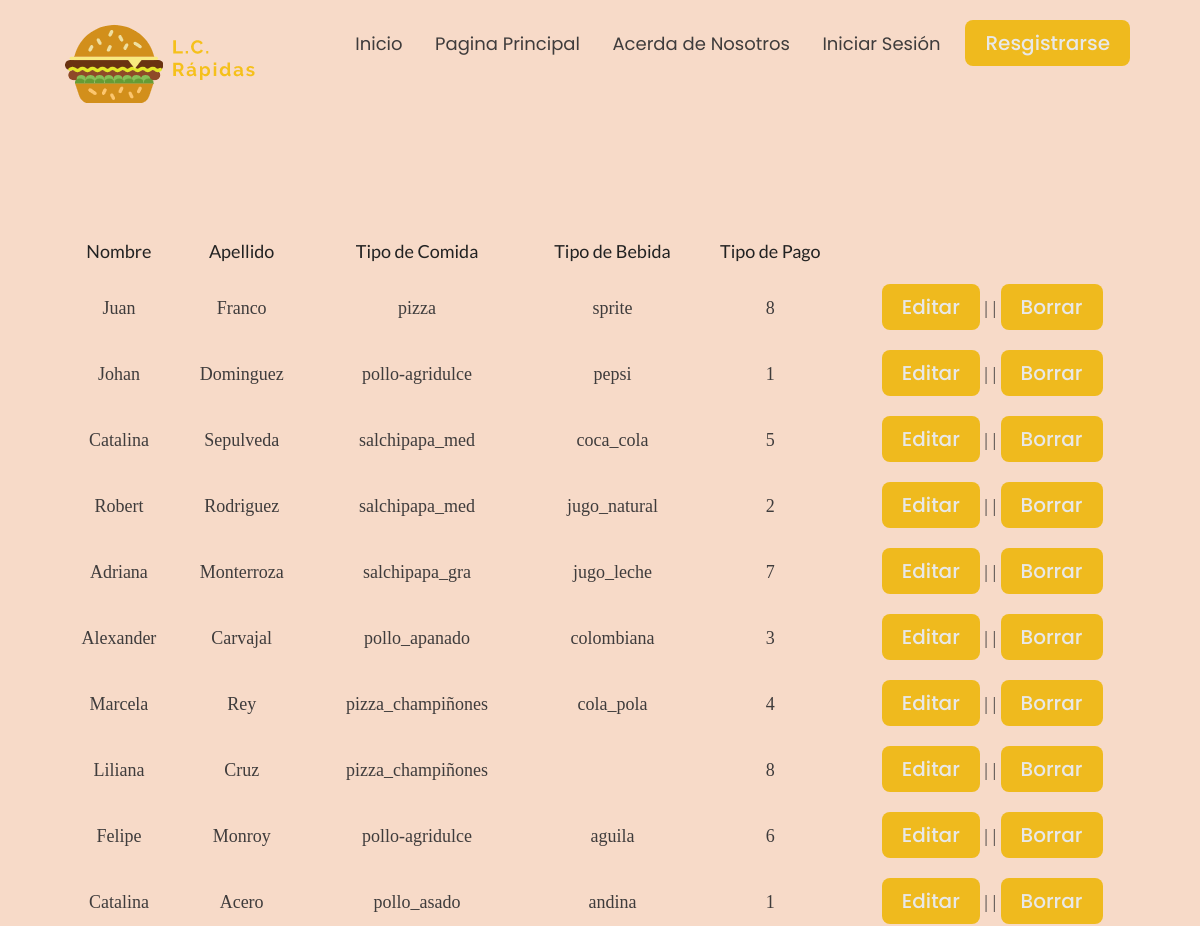
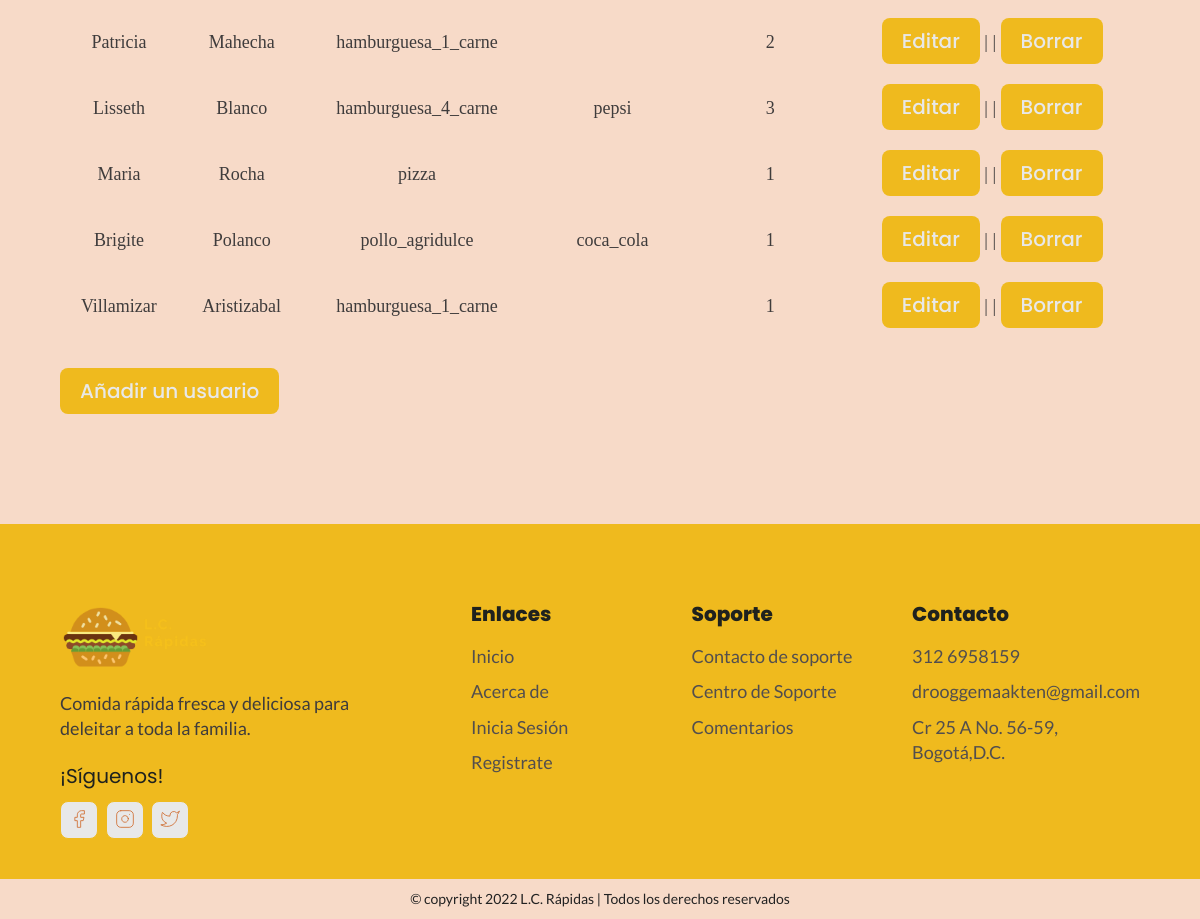
Page /login/crud.php on the committed database (2 pictures, top to bottom).
### tables this page shows
create table cliente_local (
id_cliente_local int primary key auto_increment not null,
nombre varchar(50) not null,		
apellido varchar(50),
tipo_comida varchar(20) not null,
tipo_bebida varchar(20),
tipo_pago varchar(20) not null
);

### login/crud.php (the view, shortened to what this page needs)
<?php
include_once("db/login-conn.php");
$resultado = mysqli_query($conn, "select * from cliente_local");
?>
<!DOCTYPE html>
<html>
<head>
    <link rel="stylesheet" type="text/css" href="../reset.css">
    <link rel="stylesheet" type="text/css" href="../estiloGlobal.css">
    <link rel="stylesheet" href="../componentes.css">
    <link rel="stylesheet" href="login-estilos.css">
    <link rel="stylesheet" href="crud.css">
    <link rel="stylesheet" href="https://unpkg.com/aos@next/dist/aos.css"/>
</head>
<body>
<?php
include_once 'barranav.php';
?>
<section id="crud" data-aos="fade-up">
        <div class="contenedor">
            <div class="usuario__añadir">
                <table>
                    <tr>
                        <th>Nombre</th> <th>Apellido</th> <th>Tipo de Comida</th> <th>Tipo de Bebida</th> <th>Tipo de Pago</th>
                    </tr>
                    <?php
                    while($datos_usuarios = mysqli_fetch_array($resultado)) {
                        echo "<tr>";
                        echo "<td>".$datos_usuarios['nombre']."</td>";
                        echo "<td>".$datos_usuarios['apellido']."</td>";
                        echo "<td>".$datos_usuarios['tipo_comida']."</td>";
                        echo "<td>".$datos_usuarios['tipo_bebida']."</td>";
                        echo "<td>".$datos_usuarios['tipo_pago']."</td>";
                        echo "<td><a class= 'btn primario-btn' href='editar.php?id=$datos_usuarios[id_cliente_local]'>Editar</a> | | <a class='btn primario-btn' href='borrar.php?id=$datos_usuarios[id_cliente_local]'>Borrar</a></td></tr>";
                    }
                ?>
                </table>
            </div>
        <a class="btn primario-btn" href="añadir.php">Añadir un usuario</a><br/><br/>
    </div>
</section>
<?php
include_once 'piedepagina.php';
?>
</body>
</html>

### login/barranav.php (shortened to what this page needs)
<header id="topnav">
<div class="nav">
	<div class="contenedor">
		<div class="nav__wrapper">
			<a href="../index.html" class="logo">
				<img src="../imagen/logo.png" alt="lcrapidas">
			</a>
			<nav>
				<ul class="nav__lista">
					<div class="nav__lista__wrapper">
						<li> <a href="inicio.php" class="nav__enlace">Inicio</a></li>
						<li> <a href="../index.html" class="nav__enlace">Pagina Principal</a></li>
						<li> <a href="acerca.php" class="nav__enlace">Acerda de Nosotros</a></li>
						<?php
						if (isset($_SESSION["id_usuarios"])) {
							echo "<li> <a href='crud.php' class='nav__enlace'>Perfil</a></li>";
							echo "<li> <a href='db/cerrarsesion.php' class='btn primario-btn'>Cerrar Sesión</a></li>";
						}
						else {
							echo "<li> <a href='login.php' class='nav__enlace'>Iniciar Sesión</a></li>";
							echo "<li> <a href='registro.php' class='btn primario-btn'>Resgistrarse</a></li>";
						}
						?>
					</div>
				</ul>
			</nav>
		</div>
	</div>
</div>
</header>

### login/piedepagina.php (shortened to what this page needs)
<footer>
	<div class="contenedor">
		<div class="wrapper__piedepagina">
		<div class="piedepagina__col1">
			<div class="piedepagina__logo">
				<img src="../imagen/logo.png" alt="lcrapidas_logo">
			</div>
			<p class="piedepagina__desc">Comida rápida fresca y deliciosa para deleitar a toda la familia.
			</p>
			<div class="piedepagina__rrss">
			<h4 class="piedepagina__rrss__titulo">¡Síguenos!</h4>
			<ol>
				<li>
					<a href="#">
						<svg
						xmlns="http://www.w3.org/2000/svg"
						width="24"
						height="24"
						viewBox="0 0 24 24"
						fill="none"
						stroke="currentColor"
						stroke-width="1"
						stroke-linecap="round"
						stroke-linejoin="round">
						<path d="M18 2h-3a5 5 0 0 0-5 5v3H7v4h3v8h4v-8h3l1-4h-4V7a1 1 0 0 1 1-1h3z" />
					    </svg>
					</a>
				</li>
				<li>
					<a href="#">
					</a>
				</li>
				<li>
					<a href="#">
					</a>
				</li>
			</ol>
			</div>
		</div>
		<div class="piedepagina__col2">
			<h3 class="piedepagina__texto__titulo">
				Enlaces
			</h3>
			<ol class="piedepagina__texto">
				<li>
				<a href="inicio.php">Inicio</a>
				</li>
				<li>
				<a href="acerca.php">Acerca de</a>
				</li>
				<li>
				<a href="login.php">Inicia Sesión</a>
				</li>
				<li>
				<a href="registro.php">Registrate</a>
				</li>
			</ol>
		</div>
		<div class="piedepagina__col3">
			<h3 class="piedepagina__texto__titulo">
				Soporte
			</h3>
			<ol class="piedepagina__texto">
				<li>
				<a href="#">Contacto de soporte</a>
				</li>
				<li>
				<a href="#">Centro de Soporte</a>
				</li>
				<li>
				<a href="#">Comentarios</a>
				</li>
			</ol>
		</div>
		<div class="piedepagina__col4">
			<h3 class="piedepagina__texto__titulo">
				Contacto
			</h3>
			<ol class="piedepagina__texto">
				<li>
				<a href="tel:312 6958159">312 6958159</a>
				</li>
				<li>
				<a href="mailto:drooggemaakten@gmail.com">drooggemaakten@gmail.com</a>
				</li>
				<li>
				<a href="#">Cr 25 A No. 56-59, Bogotá,D.C.</a>
				</li>
			</ol>
		</div>
	</div>
</footer>
<div id="copyright">
	<div class="contenedor">
		<p class="copyright__texto">
			© copyright 2022 L.C. Rápidas | Todos los derechos reservados
		</p>
	</div>
</div>

### estiloGlobal.css (style rules this page uses)
html { font-size: 10px; overflow-x: hidden; }
:root { --green-1: #26643b; --green-2: #a2de96; --red-1: #c83737; --lightyellow-1: #fad465; --lightyellow-2: #f8c327; --yellow-1: #9f7700; --yellow-2: #efba1e; --beige-1: #f7dac8; --beige-2: #efb490; --beige-3: #cf6b30; --black-1: #1f221e; --black-2: #3f3c3c; --black-3: #524e4e; --white-1: #e8e8e8; --outline-hover: .2rem solid var(--black-1); --box-shadow: 0 .5rem 1.5rem rgba(0,0,0,.1); }
body { background-color: var(--beige-1); overflow-x: hidden; }
section { padding: 100px 0; }
.contenedor { max-width: 1200px; width: 90%; margin: 0 auto; }
img { width: 100%; height: 100%; object-fit: contain; }
h1, h2, h3, h4 { font-family: 'Poppins', sans-serif; }
p { font-family: 'Lato', sans-serif; font-weight: 400; line-height: 1.4em; font-size: 1.8rem; }
a { display: inline-block; text-decoration: none; }

### componentes.css (style rules this page uses)
.nav { padding: 2rem 0; }
.nav__wrapper { display: flex; justify-content: space-between; }
.nav__lista li { display: inline-block; margin: 0 1rem; }
.nav__lista .nav__enlace { font-size: 1.8rem; font-family: 'Poppins'; color: var(--black-2); padding: 0.5rem; }
.btn { color: var(); font-family: 'Poppins'; font-weight: 500; border-radius: 8px; font-size: 1.4rem; padding: 1.2rem 2rem; }
.primario-btn { color: var(--white-1); background-color: var(--yellow-2); }
@media only screen and (min-width: 768px) { .btn { padding: 1.3rem 2rem; font-size: 2rem; } }
footer { background: var(--yellow-2); padding-top: 5rem; padding-bottom: 2rem; }
.wrapper__piedepagina { display: flex; flex-direction: column; gap: 3rem; }
.piedepagina__logo { width: 150px; margin-bottom: 2rem; }
.piedepagina__desc { font-size: 1.4rem; color: var(--black-2); margin-bottom: 2rem; }
.piedepagina__rrss__titulo { font-size: 1.8rem; color: var(--black-1); margin-bottom: 1rem; }
.piedepagina__rrss li { display: inline-block; margin-right: 0.5rem; }
.piedepagina__rrss a { padding: .5rem .8rem; background-color: var(--white-1); border: 1px solid var(--yellow-2); border-radius: 8px; }
.piedepagina__rrss svg { width: 20px; color: var(--beige-3); }
.piedepagina__texto__titulo { font-size: 1.8rem; margin-bottom: 1rem; color: var(--black-1); font-weight: 750; }
.piedepagina__texto a { font-size: 1.4rem; margin-bottom: 0.5rem; color: var(--black-3); font-family: Lato; font-weight: 500; line-height: 1.4em; }
@media only screen and (min-width: 768px) { footer { padding-top: 8rem; padding-bottom: 4rem; } }
@media only screen and (min-width: 768px) { .wrapper__piedepagina { flex-direction: row; } }
@media only screen and (min-width: 768px) { .piedepagina__col1 { flex: 4; } }
@media only screen and (min-width: 768px) { .piedepagina__col2, .piedepagina__col3, .piedepagina__col4 { flex: 2; } }
@media only screen and (min-width: 768px) { .piedepagina__desc { max-width: 300px; font-size: 1.8rem; margin-bottom: 2.5rem; } }
@media only screen and (min-width: 768px) { .piedepagina__rrss__titulo { font-size: 2rem; margin-bottom: 1.5rem; } }
@media only screen and (min-width: 768px) { .piedepagina__texto__titulo { font-size: 2rem; margin-bottom: 2rem; } }
@media only screen and (min-width: 768px) { .piedepagina__texto a { font-size: 1.8rem; margin-bottom: 1rem; } }
#copyright { padding: 1rem 0; }
.copyright__texto { font-size: 1.4rem; text-align: center; }
@media only screen and (min-width: 768px) { .piedepagina__texto { font-size: 1.6rem; } }

### login/login-estilos.css (style rules this page uses)
.primario-btn { color: var(--white-1); background-color: var(--yellow-2); }

### login/crud.css (style rules this page uses)
th { font-family: 'Lato', sans-serif; font-weight: 400; line-height: 1.4em; font-size: 1.8rem; }
td { text-align: center; font-size: 1.8rem; margin-bottom: 1.5rem; color: var(--black-2); }
table { border-collapse: collapse; width: 100%; }
th, td { padding: 1rem; }
.usuario__añadir { margin-bottom: 3rem; }

### rows in the picture
cliente_local: nombre "Juan", apellido "Franco", tipo_comida "pizza", tipo_bebida "sprite", tipo_pago "8"
cliente_local: nombre "Johan", apellido "Dominguez", tipo_comida "pollo-agridulce", tipo_bebida "pepsi", tipo_pago "1"
cliente_local: nombre "Catalina", apellido "Sepulveda", tipo_comida "salchipapa_med", tipo_bebida "coca_cola", tipo_pago "5"
cliente_local: nombre "Robert", apellido "Rodriguez", tipo_comida "salchipapa_med", tipo_bebida "jugo_natural", tipo_pago "2"
cliente_local: nombre "Adriana", apellido "Monterroza", tipo_comida "salchipapa_gra", tipo_bebida "jugo_leche", tipo_pago "7"
cliente_local: nombre "Alexander", apellido "Carvajal", tipo_comida "pollo_apanado", tipo_bebida "colombiana", tipo_pago "3"
cliente_local: nombre "Marcela", apellido "Rey", tipo_comida "pizza_champiñones", tipo_bebida "cola_pola", tipo_pago "4"
cliente_local: nombre "Liliana", apellido "Cruz", tipo_comida "pizza_champiñones", tipo_pago "8"
cliente_local: nombre "Felipe", apellido "Monroy", tipo_comida "pollo-agridulce", tipo_bebida "aguila", tipo_pago "6"
cliente_local: nombre "Catalina", apellido "Acero", tipo_comida "pollo_asado", tipo_bebida "andina", tipo_pago "1"
cliente_local: nombre "Patricia", apellido "Mahecha", tipo_comida "hamburguesa_1_carne", tipo_pago "2"
cliente_local: nombre "Lisseth", apellido "Blanco", tipo_comida "hamburguesa_4_carne", tipo_bebida "pepsi", tipo_pago "3"
cliente_local: nombre "Maria", apellido "Rocha", tipo_comida "pizza", tipo_pago "1"
cliente_local: nombre "Brigite", apellido "Polanco", tipo_comida "pollo_agridulce", tipo_bebida "coca_cola", tipo_pago "1"
cliente_local: nombre "Villamizar", apellido "Aristizabal", tipo_comida "hamburguesa_1_carne", tipo_pago "1"
